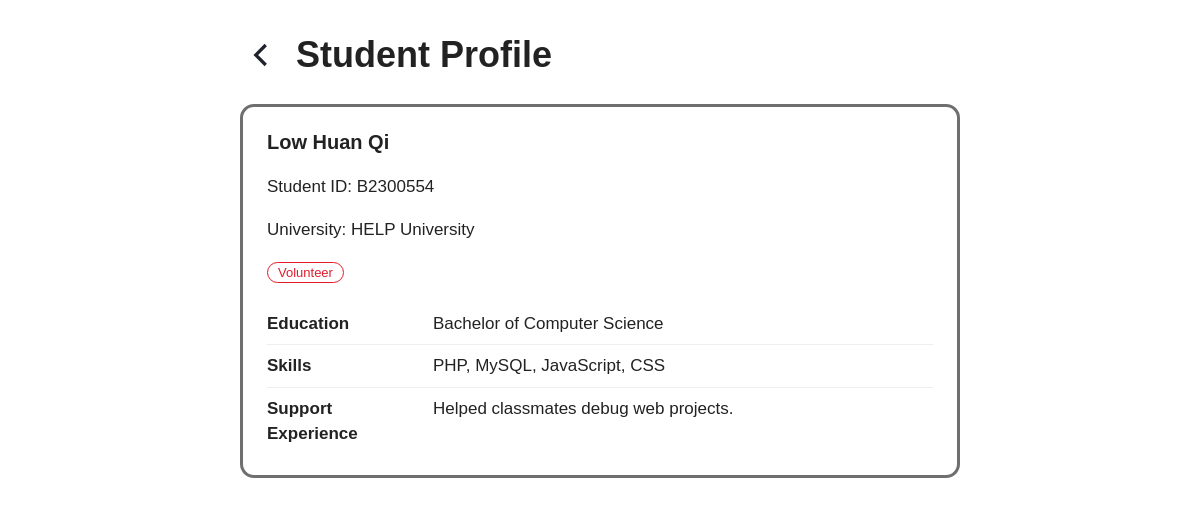
The page /backend/profile_management/public_profile.php?id=2 (signed in) on the database its author committed.
### tables this page shows
CREATE TABLE users (
    id                        INT AUTO_INCREMENT PRIMARY KEY,
    student_id                VARCHAR(30)   NOT NULL,
    email                     VARCHAR(150)  NOT NULL,
    personalemail             VARCHAR(150)  NULL,
    full_name                 VARCHAR(100)  NOT NULL,
    university_name           VARCHAR(100)  NOT NULL,
    password_hash             VARCHAR(255)  NOT NULL,
    picture_url               VARCHAR(255)  NULL,
    cover_photo_url           VARCHAR(255)  NULL,
    volunteer_picture_url     VARCHAR(255)  NULL,
    volunteer_cover_photo_url VARCHAR(255)  NULL,
    education                 VARCHAR(500)  NULL,
    skills                    VARCHAR(500)  NULL,
    support_experience        VARCHAR(1000) NULL,
    tfa_code                  VARCHAR(255)  NULL,
    tfa_expiry                DATETIME      NULL,
    failed_attempts           INT           NOT NULL DEFAULT 0,
    locked_until              DATETIME      NULL,
    remember_token_hash       CHAR(64)      NULL,
    remember_expires          DATETIME      NULL,
    reset_code                VARCHAR(6)    NULL,
    reset_expiry              DATETIME      NULL,
    is_volunteer              CHAR(1)       NOT NULL DEFAULT 'N',
    is_active                 CHAR(1)       NOT NULL DEFAULT 'N',
    created_at                DATETIME      NOT NULL DEFAULT CURRENT_TIMESTAMP,
    CONSTRAINT uq_users_email      UNIQUE (email),
    CONSTRAINT uq_users_student_id UNIQUE (student_id),
    CONSTRAINT chk_users_volunteer CHECK (is_volunteer IN ('Y', 'N')),
    CONSTRAINT chk_users_active    CHECK (is_active IN ('Y', 'N'))
);

### backend/general/account_functions.php (called while the page is built, shortened)
<?php
function e($value): string {
    return htmlspecialchars((string)$value, ENT_QUOTES, 'UTF-8');
}
?>

### backend/profile_management/public_profile.php (the view, shortened to what this page needs)
<?php
require_once dirname(__DIR__) . '/general/account_functions.php';
require_once dirname(__DIR__) . '/general/card_template.php';
$id = (int)($_GET['id'] ?? 0);
$stmt = $pdo->prepare('SELECT id, student_id, full_name, email, university_name, picture_url, education, skills, support_experience, is_volunteer FROM users WHERE id = ?');
$stmt->execute([$id]);
$user = $stmt->fetch();
?>
<!DOCTYPE html>
<html lang="en">
<head>
    <link rel="stylesheet" href="<?= BASE_URL ?>/frontend/css/style.css">
</head>
<body>
<div class="page">
    <?= renderPageHeading('Student Profile', BASE_URL . '/profile.php', 'Back to profile') ?>
    <div class="detail-card">
        <h2><?= e($user['full_name']) ?></h2>
        <p class="meta">Student ID: <?= e($user['student_id']) ?></p>
        <p class="meta">University: <?= e($user['university_name']) ?></p>
        <?php if ($user['is_volunteer'] === 'Y'): ?><span class="role-tag">Volunteer</span><?php endif; ?>
        <dl class="detail-list" style="margin-top:18px;">
            <div class="detail-row"><dt>Education</dt><dd><?= nl2br(e($user['education'] ?: 'Not provided.')) ?></dd></div>
            <div class="detail-row"><dt>Skills</dt><dd><?= nl2br(e($user['skills'] ?: 'Not provided.')) ?></dd></div>
            <div class="detail-row"><dt>Support Experience</dt><dd><?= nl2br(e($user['support_experience'] ?: 'Not provided.')) ?></dd></div>
        </dl>
    </div>
</div>
</body>
</html>

### frontend/css/style.css (style rules this page uses)
:root { --red: #e21b2d; --red-dark: #c41225; --red-light: #fff0f1; --text: #222222; --muted: #6b6b6b; --border: #e3d5d5; --bg: #ffffff; --success: #2e7d32; --radius: 6px; }
* { box-sizing: border-box; }
body { margin: 0; font-family: Arial, Helvetica, sans-serif; font-size: 17px; color: var(--text); background: var(--bg); line-height: 1.5; }
.page { max-width: 760px; margin: 0 auto; padding: 28px 20px 60px; }
h2 { font-size: 20px; margin: 0 0 12px; }
.back-link svg { width: 30px; height: 30px; }
.detail-card { background: #fff; border: 3px solid #6f6f6f; border-radius: 14px; padding: 20px 24px; }
.detail-list { margin: 0; }
.detail-row { display: flex; gap: 16px; padding: 8px 0; border-bottom: 1px solid #eeeeee; }
.detail-row:last-child { border-bottom: none; }
.detail-row dt { width: 150px; flex-shrink: 0; font-weight: bold; }
.detail-row dd { margin: 0; overflow-wrap: anywhere; }
.role-tag { font-size: 13px; color: var(--red); border: 1px solid var(--red); border-radius: 999px; padding: 2px 10px; }

### rows shown on the page
users: full_name "Low Huan Qi", student "B2300554", university_name "HELP University", education "Bachelor of Computer Science", skills "PHP, MySQL, JavaScript, CSS", support_experience "Helped classmates debug web projects."

### other values the page prints
$title "Student Profile"
